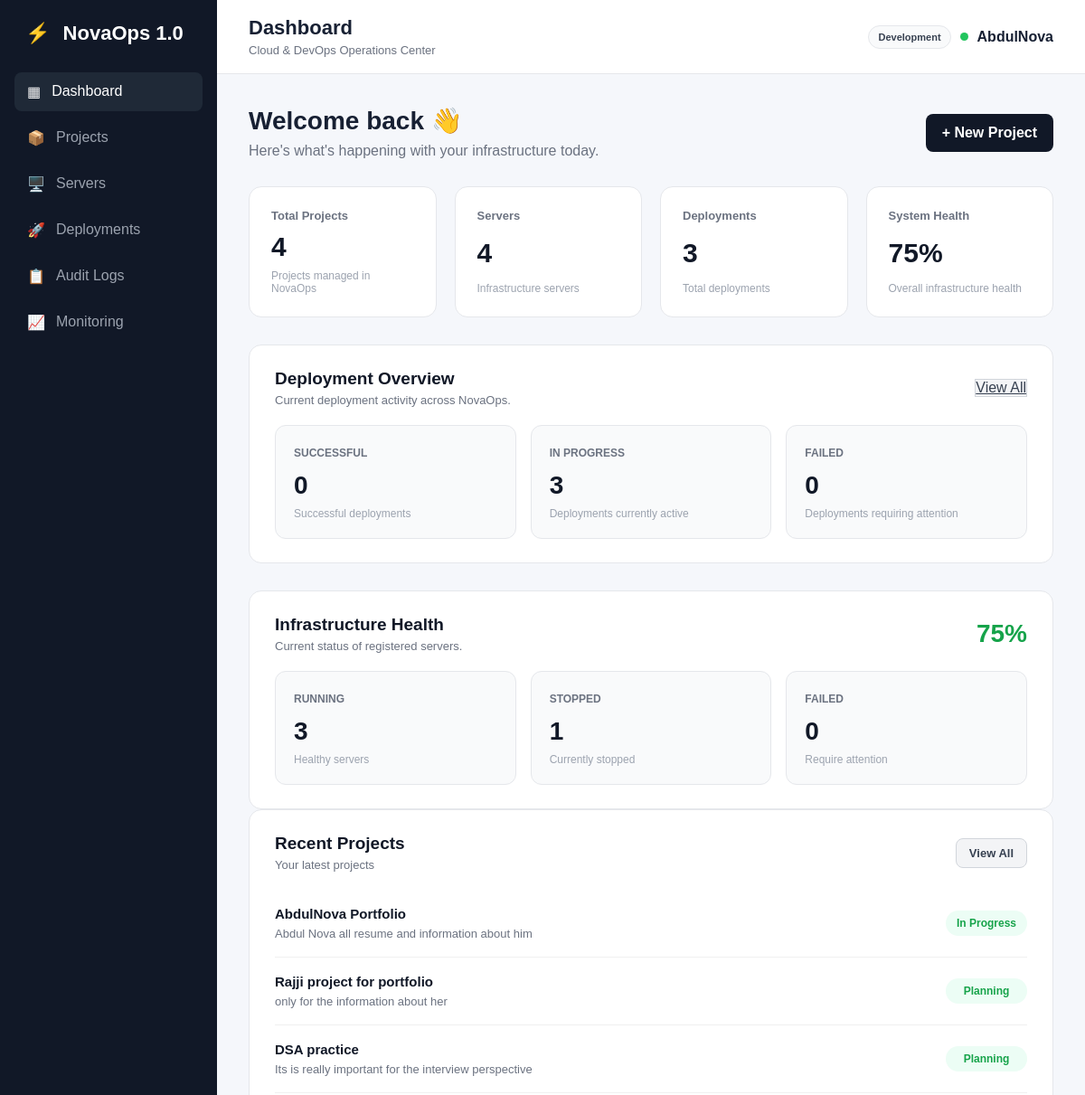
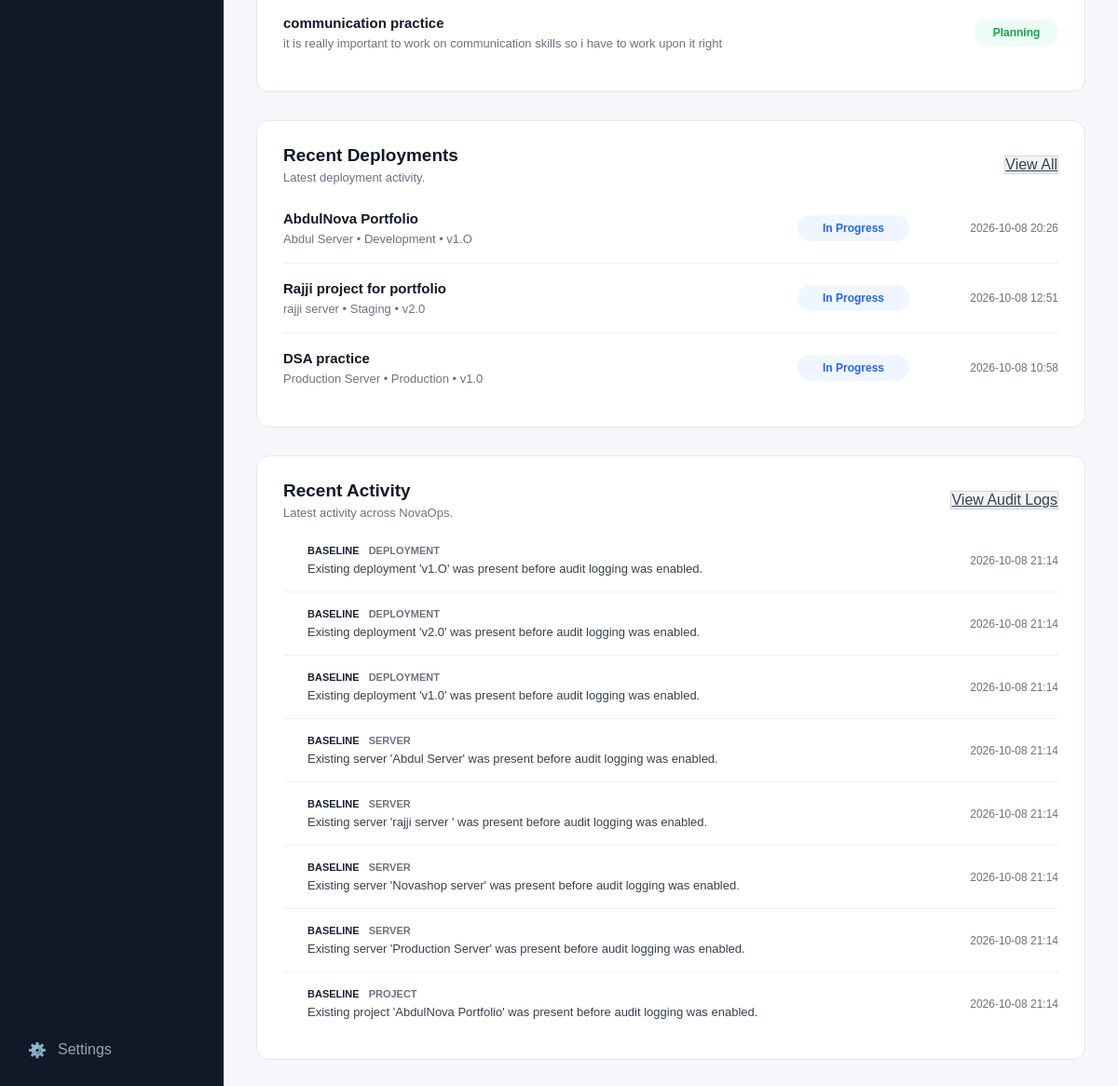
Before: / with the older database file (2 pictures, top to bottom).
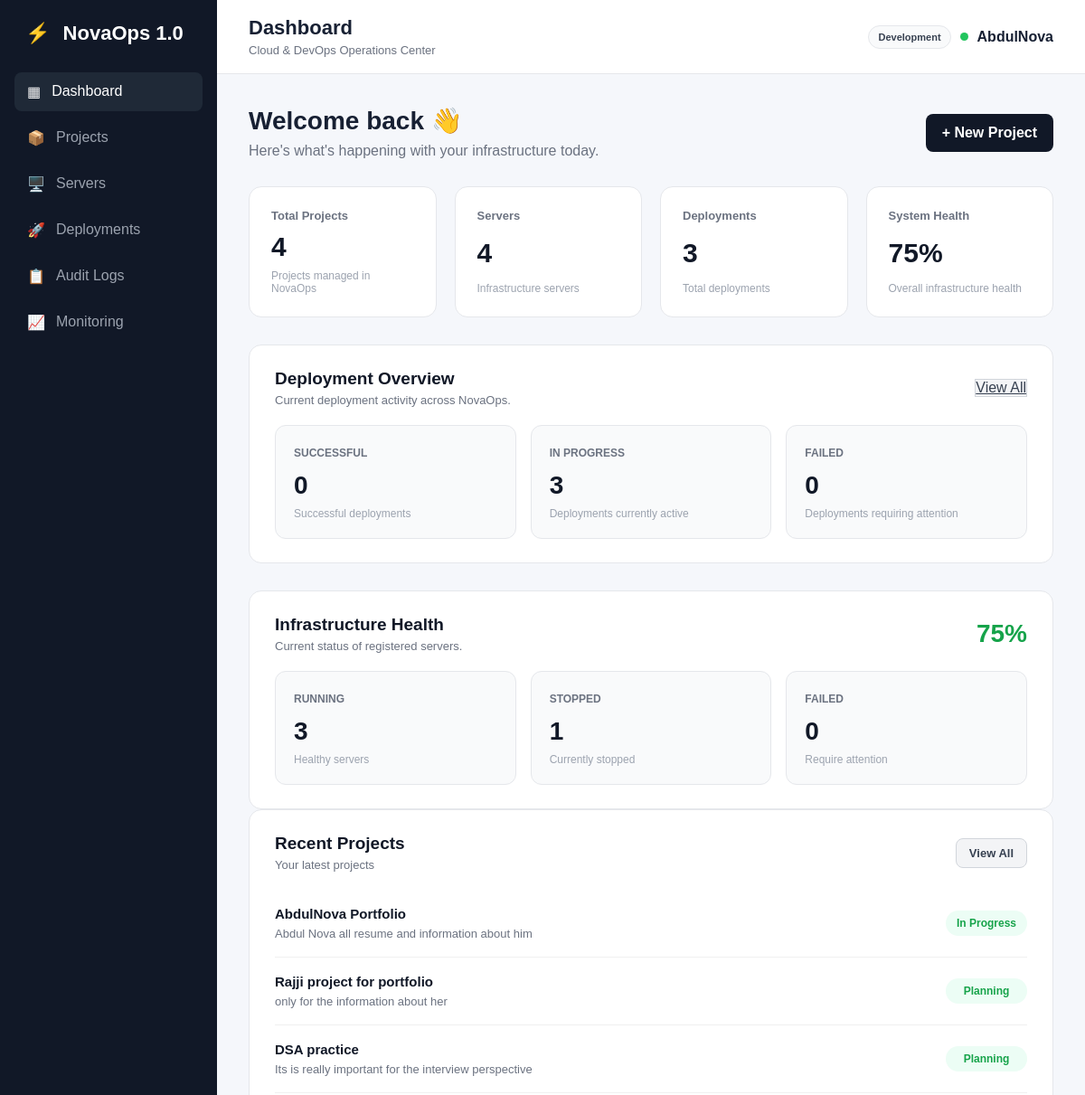
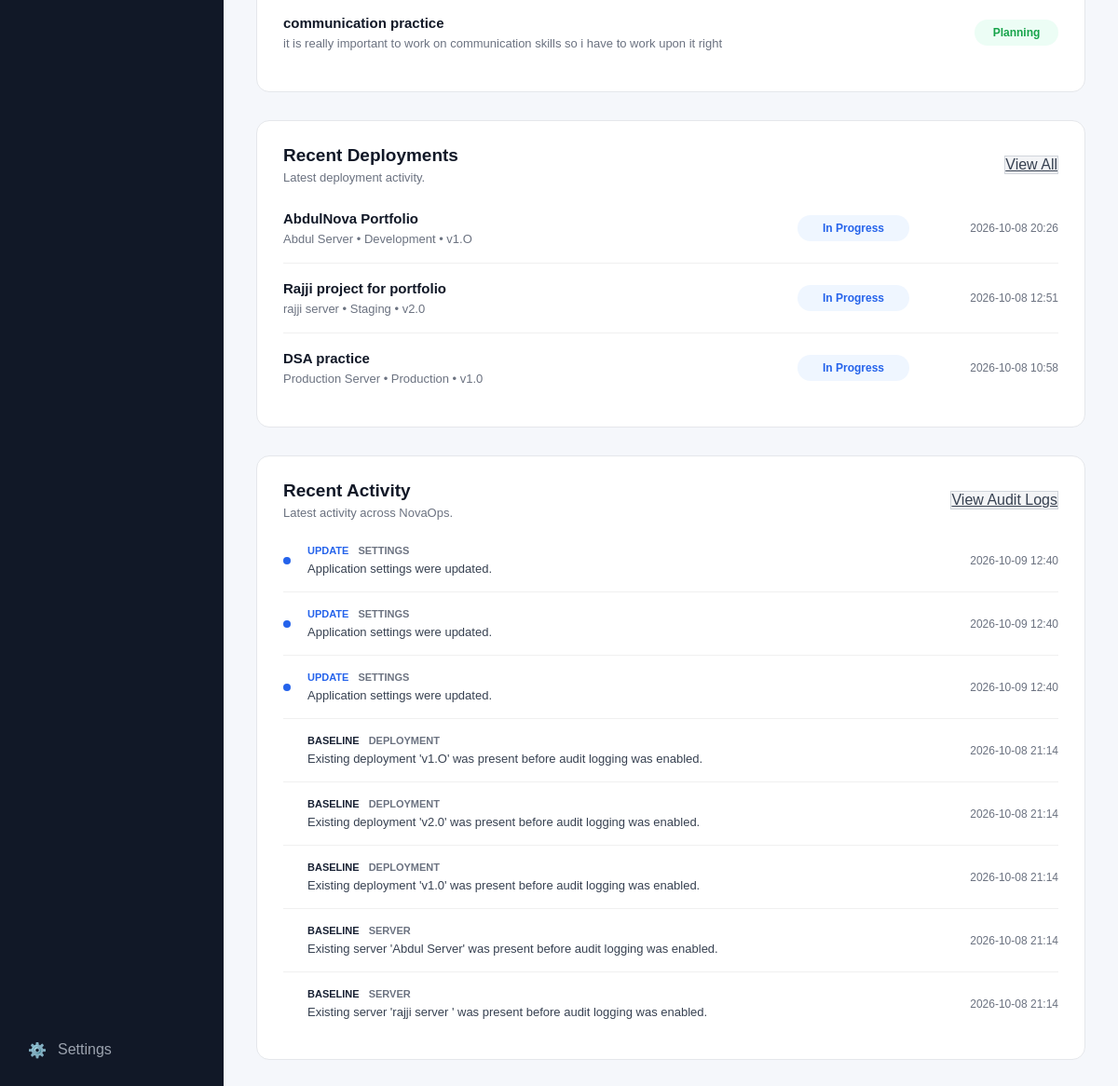
After: the same page with the newer database file (2 pictures, top to bottom).
### app.py (models this page shows)
class Deployment(db.Model):
    id = db.Column(
        db.Integer,
        primary_key=True
    )
    project_id = db.Column(
        db.Integer,
        db.ForeignKey("project.id"),
        nullable=False
    )
    server_id = db.Column(
        db.Integer,
        db.ForeignKey("server.id"),
        nullable=False
    )
    environment = db.Column(
        db.String(50),
        nullable=False
    )
    version = db.Column(
        db.String(50),
        nullable=False
    )
    status = db.Column(
        db.String(50),
        nullable=False
    )
    deployed_at = db.Column(
        db.DateTime,
        default=india_now,
        nullable=False
    )
    project = db.relationship(
        "Project",
        backref="deployments"
    )
    server = db.relationship(
        "Server",
        backref="deployments"
    )

class Project(db.Model):
    id = db.Column(
        db.Integer,
        primary_key=True
    )
    name = db.Column(
        db.String(100),
        nullable=False
    )
    description = db.Column(
        db.Text,
        nullable=False
    )
    status = db.Column(
        db.String(50),
        nullable=False
    )
    servers = db.relationship(
        "Server",
        backref="project",
        lazy=True
    )

class Server(db.Model):
    id = db.Column(
        db.Integer,
        primary_key=True
    )
    name = db.Column(
        db.String(100),
        nullable=False
    )
    ip_address = db.Column(
        db.String(50),
        nullable=False
    )
    provider = db.Column(
        db.String(50),
        nullable=False
    )
    region = db.Column(
        db.String(50),
        nullable=False
    )
    status = db.Column(
        db.String(50),
        nullable=False
    )
    project_id = db.Column(
        db.Integer,
        db.ForeignKey("project.id"),
        nullable=True
    )

class AuditLog(db.Model):
    id = db.Column(
        db.Integer,
        primary_key=True
    )
    action = db.Column(
        db.String(50),
        nullable=False
    )
    entity_type = db.Column(
        db.String(50),
        nullable=False
    )
    entity_id = db.Column(
        db.Integer,
        nullable=True
    )
    message = db.Column(
        db.Text,
        nullable=False
    )
    created_at = db.Column(
        db.DateTime,
        default=india_now,
        nullable=False
    )

class AppSetting(db.Model):
    id = db.Column(db.Integer, primary_key=True)
    key = db.Column(db.String(100), unique=True, nullable=False)
    value = db.Column(db.String(255), nullable=False)

### app.py (the view)
@app.route("/")
def dashboard():
    project_count = Project.query.count()
    server_count = Server.query.count()
    deployment_count = Deployment.query.count()
    successful_deployments = Deployment.query.filter_by(
        status="Successful"
    ).count()
    in_progress_deployments = Deployment.query.filter_by(
        status="In Progress"
    ).count()
    failed_deployments = Deployment.query.filter_by(
        status="Failed"
    ).count()
    running_servers = Server.query.filter_by(
        status="Running"
    ).count()
    stopped_servers = Server.query.filter_by(
        status="Stopped"
    ).count()
    failed_servers = Server.query.filter_by(
        status="Failed"
    ).count()
    health = (
        round((running_servers / server_count) * 100)
        if server_count > 0 else 0
    )
    recent_projects = (
        Project.query
        .order_by(Project.id.desc())
        .limit(5)
        .all()
    )
    recent_deployments = (
        Deployment.query
        .order_by(Deployment.deployed_at.desc())
        .limit(5)
        .all()
    )
    recent_activity = (
        AuditLog.query
        .order_by(AuditLog.created_at.desc())
        .limit(8)
        .all()
    )
    stats = {
        "projects": project_count,
        "servers": server_count,
        "deployments": deployment_count,
        "health": health
    }
    deployment_stats = {
        "successful": successful_deployments,
        "in_progress": in_progress_deployments,
        "failed": failed_deployments
    }
    server_stats = {
        "running": running_servers,
        "stopped": stopped_servers,
        "failed": failed_servers
    }
    return render_template(
        "dashboard.html",
        stats=stats,
        deployment_stats=deployment_stats,
        server_stats=server_stats,
        recent_projects=recent_projects,
        recent_deployments=recent_deployments,
        recent_activity=recent_activity
    )

### app.py (called while the page is built)
@app.context_processor
def inject_app_settings():
    stored_settings = {
        setting.key: setting.value
        for setting in AppSetting.query.all()
    }
    try:
        refresh_seconds = int(
            stored_settings.get("monitoring_refresh_seconds", "0")
        )
    except ValueError:
        refresh_seconds = 0
    return {
        "app_name": stored_settings.get("app_name", "NovaOps 1.0"),
        "environment_label": stored_settings.get(
            "environment_label", "Development"
        ),
        "monitoring_refresh_seconds": refresh_seconds
    }

### templates/dashboard.html (shortened to what the changed rows need)
{% extends "base.html" %}
{% block page_title %}
Dashboard
{% endblock %}
{% block content %}
<div class="welcome">
    <div>
        <h1>Welcome back 👋</h1>
    </div>
</div>
<div class="stats-grid">
    <div class="stat-card">
        <h2>{{ stats.projects }}</h2>
    </div>
    <div class="stat-card">
        <h2>{{ stats.servers }}</h2>
    </div>
    <div class="stat-card">
        <h2>{{ stats.deployments }}</h2>
    </div>
    <div class="stat-card">
        <h2>{{ stats.health }}%</h2>
    </div>
</div>
<div class="deployment-overview">
    <div class="deployment-overview-header">
        <div>
            <h2>Deployment Overview</h2>
        </div>
    </div>
</div>
<div class="server-health-overview">
    <div class="server-health-header">
        <div>
            <h2>Infrastructure Health</h2>
        </div>
    </div>
</div>
<div class="recent-projects">
    <div class="recent-projects-header">
        <div>
            <h2>Recent Projects</h2>
        </div>
    </div>
    <div class="recent-project-list">
        {% for project in recent_projects %}
        <div class="recent-project-item">
            <div class="recent-project-info">
                <h3>{{ project.name }}</h3>
                <p>{{ project.description }}</p>
            </div>
            <span class="project-status">
                {{ project.status }}
            </span>
        </div>
        {% endfor %}
    </div>
</div>
<div class="recent-deployments">
    <div class="recent-deployments-header">
        <div>
            <h2>Recent Deployments</h2>
        </div>
    </div>
    <div class="recent-deployment-list">
        {% for deployment in recent_deployments %}
        <div class="recent-deployment-item">
            <div class="recent-deployment-info">
                <h3>
                    {{ deployment.project.name }}
                </h3>
                <p>
                    {{ deployment.server.name }}
                    •
                    {{ deployment.environment }}
                    •
                    {{ deployment.version }}
                </p>
            </div>
            <span class="deployment-status
                {% if deployment.status == 'Successful' %}
                    deployment-success
                {% elif deployment.status == 'Failed' %}
                    deployment-failed
                {% else %}
                    deployment-progress
                {% endif %}">
                {{ deployment.status }}
            </span>
            <span class="deployment-time">
                {{ deployment.deployed_at.strftime(
                "%Y-%m-%d %H:%M"
                ) }}
            </span>
        </div>
        {% endfor %}
    </div>
</div>
<div class="recent-activity">
    <div class="recent-activity-header">
        <div>
            <h2>
                Recent Activity
            </h2>
        </div>
    </div>
    <div class="activity-list">
        {% for activity in recent_activity %}
        <div class="activity-item">
            <div class="activity-indicator
                {% if activity.action == 'CREATE' %}
                    activity-create
                {% elif activity.action == 'UPDATE' %}
                    activity-update
                {% elif activity.action == 'DELETE' %}
                    activity-delete
                {% endif %}">
            </div>
            <div class="activity-info">
                <div class="activity-top">
                    <span class="activity-action
                        {% if activity.action == 'CREATE' %}
                            activity-create-text
                        {% elif activity.action == 'UPDATE' %}
                            activity-update-text
                        {% elif activity.action == 'DELETE' %}
                            activity-delete-text
                        {% endif %}">
                        {{ activity.action }}
                    </span>
                    <span class="activity-resource">
                        {{ activity.entity_type }}
                    </span>
                </div>
                <p>
                    {{ activity.message }}
                </p>
            </div>
            <span class="activity-time">
                {{ activity.created_at.strftime(
                "%Y-%m-%d %H:%M"
                ) }}
            </span>
        </div>
        {% endfor %}
    </div>
</div>
{% endblock %}

### templates/base.html (shortened to what this page needs)
<!DOCTYPE html>
<html lang="en">
<head>
    <link rel="stylesheet" href="{{ url_for('static', filename='css/style.css') }}">
</head>
<body>
    <div class="app">
        <aside class="sidebar">
            <div class="logo">
                <span>⚡</span>
                {{ app_name }}
            </div>
            <nav class="navigation">
                <a href="{{ url_for('dashboard') }}"
                    class="nav-item {% if request.endpoint == 'dashboard' %}active{% endif %}">
                    <span class="nav-icon">▦</span>
                    <span>Dashboard</span>
                </a>
                <a href="{{ url_for('projects') }}"
                    class="nav-item {% if request.endpoint in ['projects', 'new_project', 'edit_project', 'project_detail'] %}active{% endif %}">
                    <span class="nav-icon">📦</span>
                    <span>Projects</span>
                </a>
                <a href="{{ url_for('servers') }}"
                    class="nav-item {% if request.endpoint in ['servers', 'new_server', 'edit_server'] %}active{% endif %}">
                    <span class="nav-icon">🖥️</span>
                    <span>Servers</span>
                </a>
                <a href="{{ url_for('deployments') }}"
                    class="nav-item {% if request.endpoint in ['deployments', 'new_deployment', 'edit_deployment'] %}active{% endif %}">
                    <span class="nav-icon">🚀</span>
                    <span>Deployments</span>
                </a>
                <a href="{{ url_for('audit_logs') }}"
                    class="nav-item {% if request.endpoint == 'audit_logs' %}active{% endif %}">
                    <span class="nav-icon">📋</span>
                    <span>Audit Logs</span>
                </a>
                <a href="{{ url_for('monitoring') }}"
                    class="nav-item {% if request.endpoint == 'monitoring' %}active{% endif %}">
                    <span class="nav-icon">📈</span>
                    <span>Monitoring</span>
                </a>
            </nav>
            <div class="sidebar-bottom">
                <a href="{{ url_for('settings') }}"
                    class="nav-item {% if request.endpoint == 'settings' %}active{% endif %}">
                    <span class="nav-icon">⚙️</span>
                    <span>Settings</span>
                </a>
            </div>
        </aside>
        <main class="main">
            <header class="navbar">
                <div>
                    <h2>
                        {% block page_title %}{% endblock %}
                    </h2>
                    <p>Cloud &amp; DevOps Operations Center</p>
                </div>
                <div class="user-section">
                    <span class="environment-badge">
                        {{ environment_label }}
                    </span>
                    <div class="status-dot"></div>
                    <span>AbdulNova</span>
                </div>
            </header>
            <section class="content">
                {% block content %}
                {% endblock %}
            </section>
        </main>
    </div>
</body>
</html>

Changed rows visible on the page:
no longer on this page (row unchanged): AuditLog: action "BASELINE", entity_type "SERVER", message "Existing server 'Novashop server' was present before audit logging was enabled.", created_at "2026-10-08 21:14"
no longer on this page (row unchanged): AuditLog: action "BASELINE", entity_type "SERVER", message "Existing server 'Production Server' was present before audit logging was enabled.", created_at "2026-10-08 21:14"
no longer on this page (row unchanged): AuditLog: action "BASELINE", entity_type "PROJECT", message "Existing project 'AbdulNova Portfolio' was present before audit logging was enabled.", created_at "2026-10-08 21:14"
added AppSetting: value "NovaOps 1.0"
added AppSetting: value "Development"
added AuditLog: action "UPDATE", entity_type "SETTINGS", message "Application settings were updated.", created_at "2026-10-09 12:40"
added AuditLog: action "UPDATE", entity_type "SETTINGS", message "Application settings were updated.", created_at "2026-10-09 12:40"
added AuditLog: action "UPDATE", entity_type "SETTINGS", message "Application settings were updated.", created_at "2026-10-09 12:40"
Other visible differences:
{{ app_name }}: "NovaOps 1.0" → (not shown)
